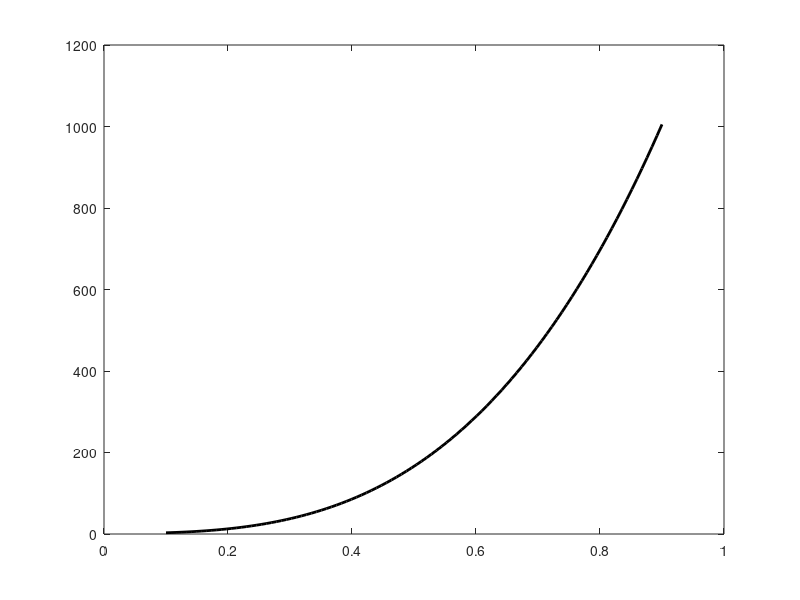

Here is the MATLAB script that generated this plot:
% clear all,close all,clc

omega=500;
L=.35;
D=.01;
r=19/12/2;
J=linspace(.1,.9);
c=1.5/12;
rho=.00237;

for i=1:length(J)
    v=J(i)*omega/2/pi*2*r;
    T(i)=(.5*rho*c)*(v^4*omega^2/24)*(3*log(sqrt(1/(J(i)^2*4*pi^2)+1)+1/(J(i)*2*pi))*(L-4*D/(J(i)*2*pi))+sqrt(1/...
        (J(i)^2*4*pi^2)+1)*(-4*D/(J(i)^2*4*pi^2)+8*D+2*L/(J(i)^3*8*pi^3)+5*L/(J(i)*2*pi)));
    CT(i)=T(i)/(rho*(omega*2*pi)^2*(2*r)^4);
end

plot(J,CT,'-k','linewidth',2)